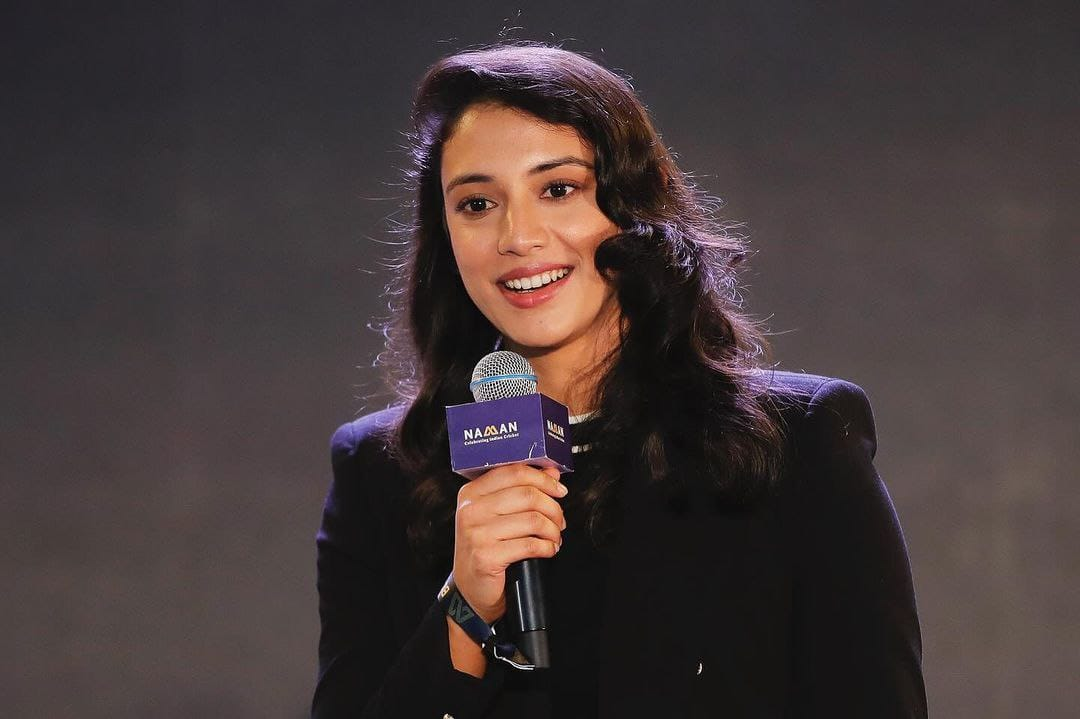
#> input picture bootcamp_varun/pythonProject/smriti.jpg, 1080 x 719 px
$ python facedetectionwithui.py
#> lines starting #> are read from the running program, lines starting #| are printed output that depends on the picture
from tkinter import *
from PIL import ImageTk, Image
import cv2
root = Tk()
root.geometry("900x500")
root.title("Multiple face detection using opencv")
root.configure(bg="blue")
inputimage = cv2.imread('smriti.jpg')
#> inputimage is the input picture: shape (719, 1080, 3); mean B, G, R 56.9, 57, 68.4
blue,green,red = cv2.split(inputimage)
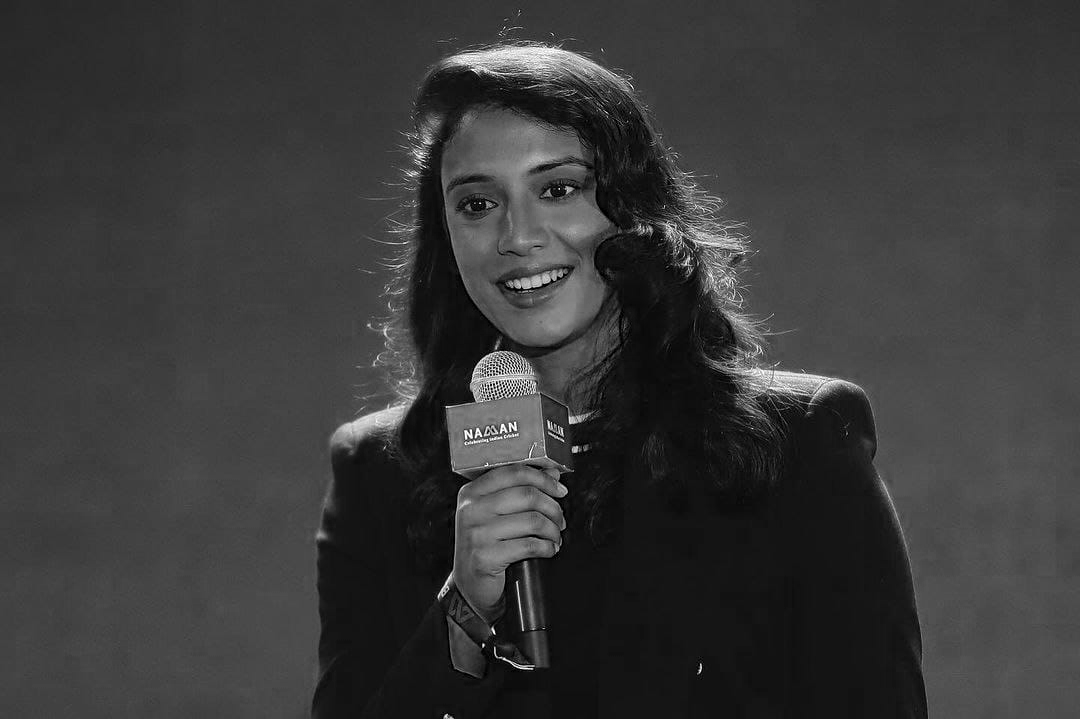
#> blue: shape (719, 1080); min 0, max 255, mean 56.9
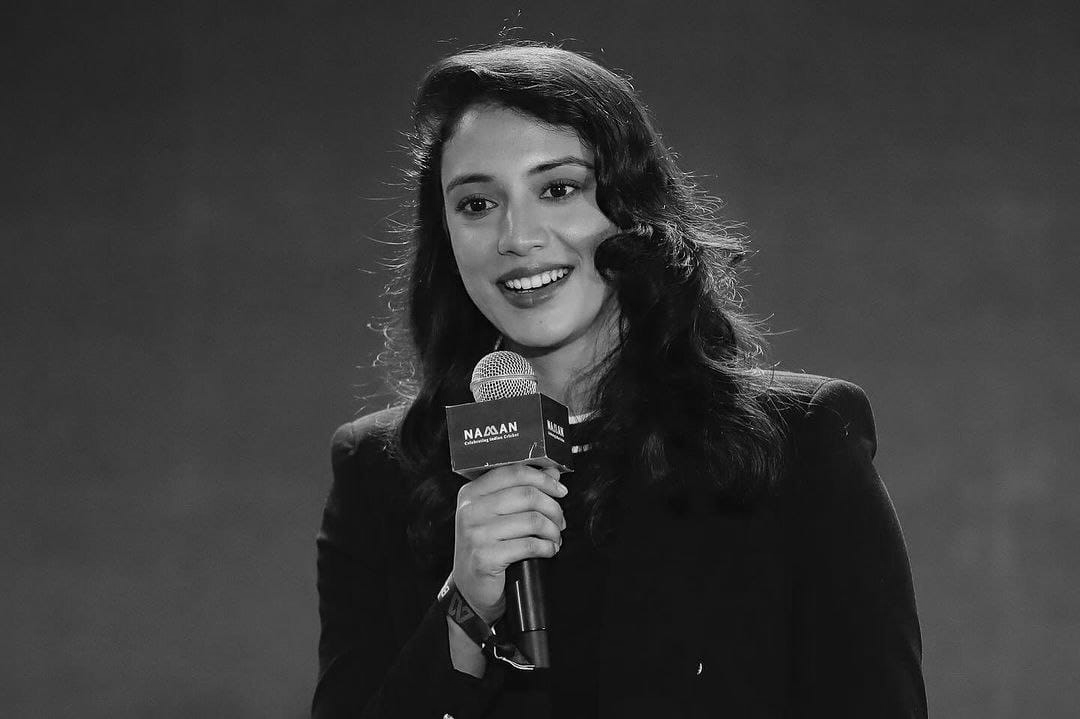
#> green: shape (719, 1080); min 0, max 255, mean 57
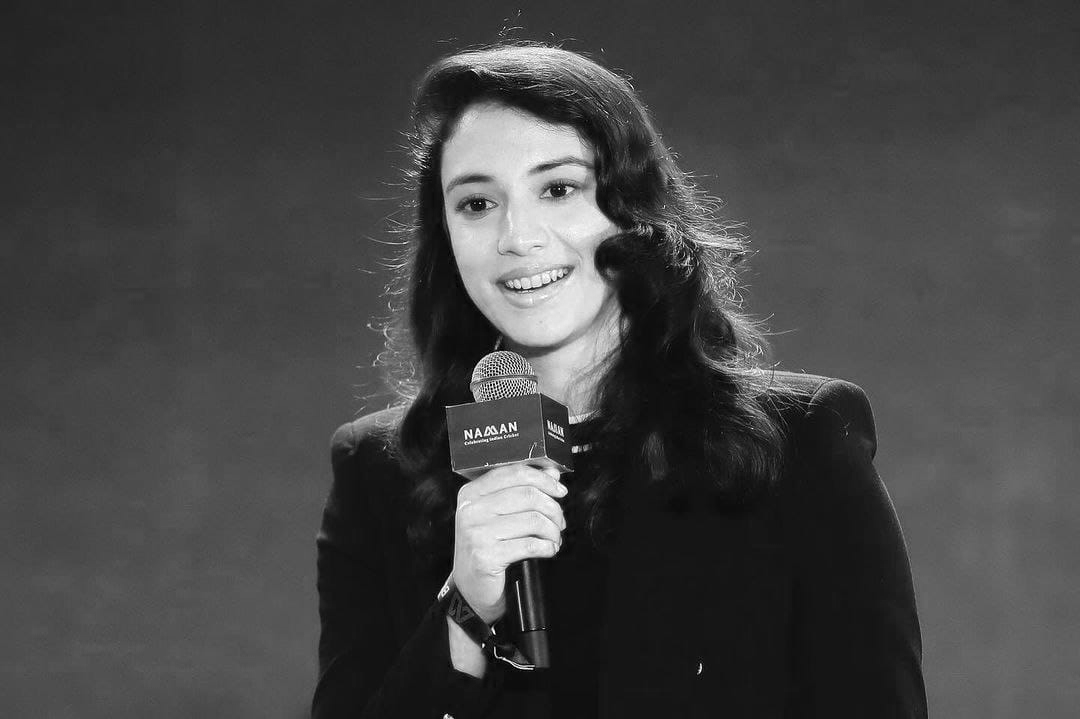
#> red: shape (719, 1080); min 0, max 255, mean 68.4
img = cv2.merge((red,green,blue))
im = Image.fromarray(img)
image1 = im.resize((240, 240))
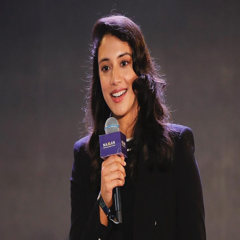
#> image1: PIL image 240x240 RGB; mean R, G, B 68.4, 57, 56.9
image1 = ImageTk.PhotoImage(image1)

gray_img = cv2.cvtColor(img, cv2.COLOR_BGR2GRAY)


gim = Image.fromarray(gray_img)
image2 = gim.resize((240, 240))
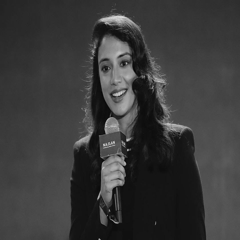
#> image2: PIL image 240x240 L; min 5, max 218, mean 58.4
image2 = ImageTk.PhotoImage(image2)


haar_cascade = cv2.CascadeClassifier('haarcascade_frontalface_default.xml')
faces_rect = haar_cascade.detectMultiScale(gray_img, 1.1, 9)
#> faces_rect = [[427, 116, 209, 209]]
for (x, y, w, h) in faces_rect:
    outputimage=cv2.rectangle(inputimage, (x, y), (x + w, y + h), (0, 0, 255), 10)
#> this loop made 1 pass
#cv2.imshow('Detected faces', inputimage)
blue,green,red = cv2.split(outputimage)
outputimage = cv2.merge((red,green,blue))
oim=Image.fromarray(outputimage)
image3 = oim.resize((240, 240))
image3 = ImageTk.PhotoImage(image3)

label1 = Label(image=image1)
label2 = Label(image=image2)
label3=Label(image=image3)
label4=Label(root,text="Input Image")
label5=Label(root,text="Grayscale Image")
label6=Label(root,text="Output Image")


label1.grid(row=0, column=0)
label2.grid(row=1, column=0)
label3.grid(row=2,column=0)
label4.grid(row=0,column=1)
label5.grid(row=1,column=1)
label6.grid(row=2,column=1)

root.mainloop()
